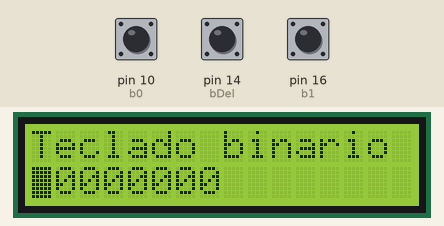
Simulated run of this sketch. Board: Arduino Leonardo, built with avr-gcc and run on an emulated ATmega32U4. Shown: 16×2 character LCD. The test bench sets the inputs (shaded band); at power-on: pin 10 (b0) HIGH, pin 16 (b1) HIGH, pin 14 (bDel) HIGH. USB keyboard and mouse output is not drawn.

Above: at 1.2 s.
1.3 s: pin 10 (b0) pulled LOW for 3.2 s
At 5.1 s:
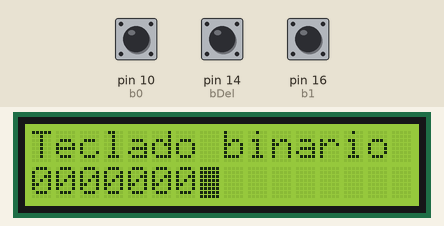
6.0 s: pin 16 (b1) pulled LOW for 3.2 s
At 10.1 s:
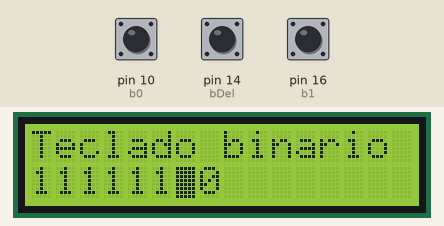
10.7 s: pin 10 (b0) pulled LOW for 0.15 s
At 11.2 s:
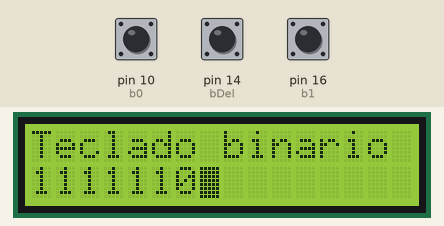
12.3 s: pin 14 (bDel) pulled LOW for 3.2 s
At 13.35 s:
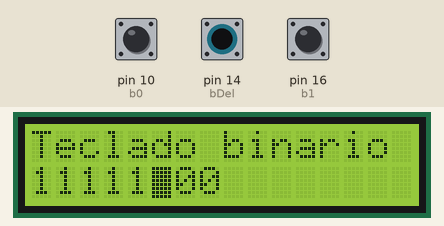
Timing chart, 0 to 15.3 s (numbered marks = the images above; inputs shaded):
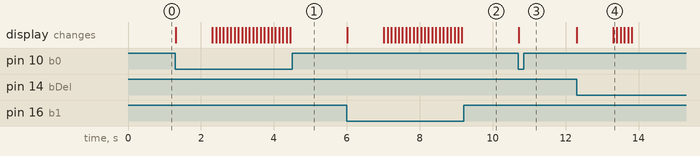

The sketch:

teclado_binario.ino
```cpp
#include <LiquidCrystal.h>
#include <Keyboard.h>

// LCD stuff
const int rs = 4, en = 5, d4 = 9, d5 = 8, d6 = 7, d7 = 6;
LiquidCrystal lcd(rs, en, d4, d5, d6, d7);

// Buttons pins
const int b0 = 10, b1 = 16, bDel = 14;

byte keyCode   = 0;
int actualPos  = 7;
int lastMask = 0;
int pressed = 0;
int countdown = 0;
const int delayLong = 1000;
const int delayShort = 100;
const int pollingRate = 20;


/* Print in the LCD the number num in binary */
void printBinary(byte num){
  lcd.setCursor(0, 1);
  for(int i = 7; i >= 0; i--) {
    // Create a mask with the necessary bits and do the logical operation &
    if(num & (1 << i))
      lcd.print("1");
    else
      lcd.print("0");
  }
}

void sendKey(){
  Keyboard.write(keyCode);

  //lcd.clear();
  //lcd.setCursor(0, 1);
  //lcd.print(keyCode);

  keyCode = 0;
  printBinary(keyCode);
}

void writeValue(int value){
  keyCode += value*(1 << actualPos);
  actualPos--;

  printBinary(keyCode);

  if(actualPos < 0){
    actualPos = 7;
    sendKey();
  }

  lcd.setCursor(7-actualPos, 1);
}

void deleteValue() {
  if(actualPos < 7){
    actualPos++;

    //If there're a 1 in the previous position, upgrade the keyCode
    if(keyCode & (1 << actualPos)){
      keyCode -= (1 << actualPos);
    }

    printBinary(keyCode);

    lcd.setCursor(7-actualPos, 1);
  }
}

void setup() {
  Serial.begin(9600);
  lcd.begin(16, 2);
  pinMode(b0, INPUT_PULLUP);
  pinMode(b1, INPUT_PULLUP);
  pinMode(bDel, INPUT_PULLUP);

  lcd.blink();
  printBinary(keyCode);

  lcd.setCursor(0, 0);
  lcd.print("Teclado binario");
  lcd.setCursor(0, 1);

  Keyboard.begin();
}

void loop() {
  int mask = !digitalRead(b0)
              | !digitalRead(b1)   << 1
              | !digitalRead(bDel) << 2;

  if (mask > lastMask) {
    pressed = mask ^ lastMask;
    countdown = 0;
  } else if (mask < lastMask) {
    pressed = 0;
    countdown = 0;
  }

  if (countdown <= 0) {
    switch (pressed) {
    case 1:
      writeValue(0);
      break;
    case 1 << 1:
      writeValue(1);
      break;
    case 1 << 2:
      deleteValue();
      break;
    }

    if (mask != lastMask)
      countdown = delayLong;
    else
      countdown = delayShort;
  }

  delay(pollingRate);
  countdown -= pollingRate;

  lastMask = mask;
}
```

Measured:
- after the input at 1.3 s, the display: first changes at once (image 1 shows a later state)
- after the input at 6.0 s, the display: first changes at once (image 2 shows a later state)
- after the input at 10.7 s, the display: changes at once (image 3)
- after the input at 12.3 s, the display: first changes at once (image 4 shows a later state)
